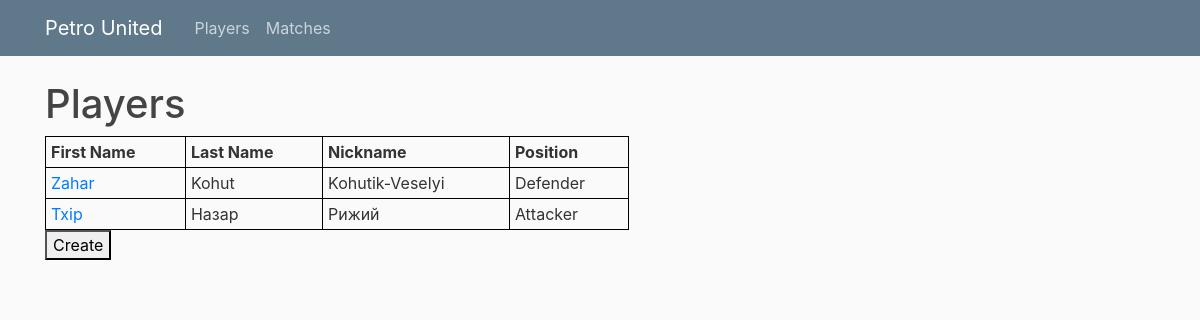
Before: /players with the older database file.
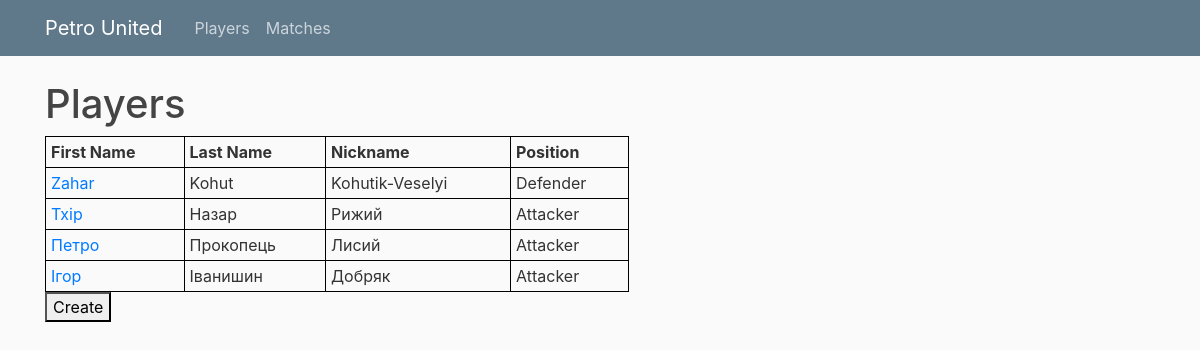
After: the same page with the newer database file.
### main/models.py (models this page shows, shortened)
class Player(Base):
    __tablename__ = 'player'
    player_id = Column(Integer, unique=True, nullable=False, primary_key=True)
    first_name = Column(String, nullable=False)
    last_name = Column(String, nullable=False)
    nickname = Column(String, nullable=False)
    position = Column(String, nullable=False)
    picture = Column(String, nullable=False)

### main/routes.py (the view)
@app.route("/players", methods = ["POST", "GET"])
def players_page():
    session = Session()
    players = session.query(Player).all()
    return render_template("players.html", players = players, title = "Players")

### main/templates/players.html (shortened to what this page needs)
{% extends "layout.html" %}
{% block content %}
    <h1>Players</h1>
    <table id="myTable">
    <thead>
        <tr>
        <th>First Name</th>
        <th>Last Name</th>
        <th>Nickname</th>
        <th>Position</th>
        </tr>
    </thead>
    <tbody>
    {% for player in players %}
        <tr>
        <td><a class="mr-2" href="{{ url_for('player_page', player_id = player.player_id ) }}">{{ player.first_name }}</a></td>
        <td>{{ player.last_name }}</td>
        <td>{{ player.nickname }}</td>
        <td>{{ player.position }}</td>
        </tr>
    {% endfor %}
    </tbody>
    </table>
    <div class="form-group">
        <a href="{{ url_for("create_player") }}">
            <button>Create</button>
        </a>
    </div>
{% endblock content %}

### main/templates/layout.html (shortened to what this page needs)
<!DOCTYPE html>
<html>
<head>
    <link rel="stylesheet" href="https://maxcdn.bootstrapcdn.com/bootstrap/4.0.0/css/bootstrap.min.css">
    <link rel="stylesheet" type="text/css" href="{{ url_for('static', filename='main.css') }}">
</head>
<body>
    <header class="site-header">
      <nav class="navbar navbar-expand-md navbar-dark bg-steel fixed-top">
        <div class="container">
          <a class="navbar-brand mr-4" href="/">Petro United</a>
          <div class="collapse navbar-collapse" id="navbarToggle">
            <div class="navbar-nav mr-auto">
              <a class="nav-item nav-link" href="/players">Players</a>
              <a class="nav-item nav-link" href="/matches">Matches</a>
            </div>
          </div>
        </div>
      </nav>
    </header>
    <main role="main" class="container">
      <div class="row">
        <div class="col-md-8">
          {% block content %}{% endblock %}
        </div>
    </main>
</body>
</html>

### main/static/main.css (style rules this page uses)
body { background: #fafafa; color: #333333; margin-top: 5rem; }
h1, h2, h3, h4, h5, h6 { color: #444444; }
.bg-steel { background-color: #5f788a; }
.site-header .navbar-nav .nav-link { color: #cbd5db; }

### main/templates/players.html (style rules this page uses)
table { border: 1px solid black; width: 80%; border-collapse: collapse; }
th, td { border: 1px solid black; padding: 5px; white-space: nowrap; }

Changed rows visible on the page:
added Player: first_name "Петро", last_name "Прокопець", nickname "Лисий", position "Attacker"
added Player: first_name "Ігор", last_name "Іванишин", nickname "Добряк", position "Attacker"
